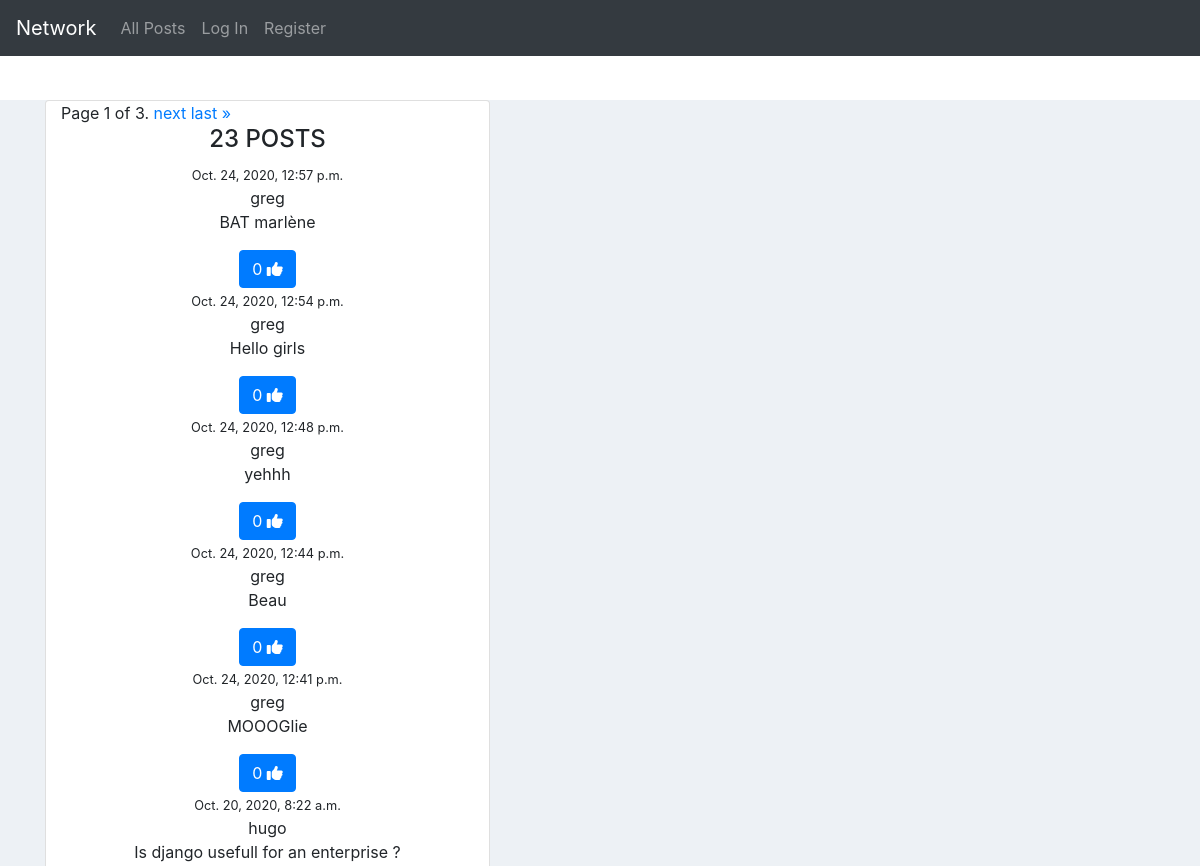
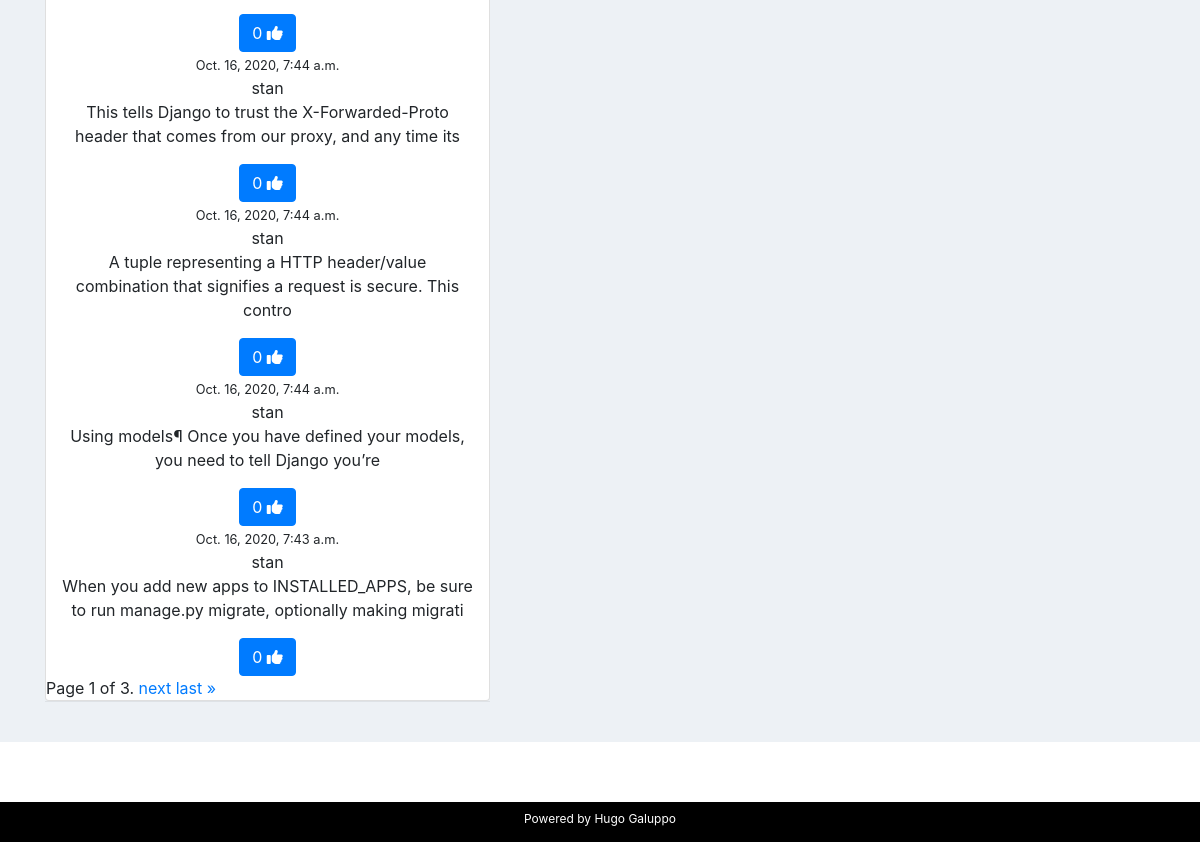
Before: / with the older database file (2 pictures, top to bottom).
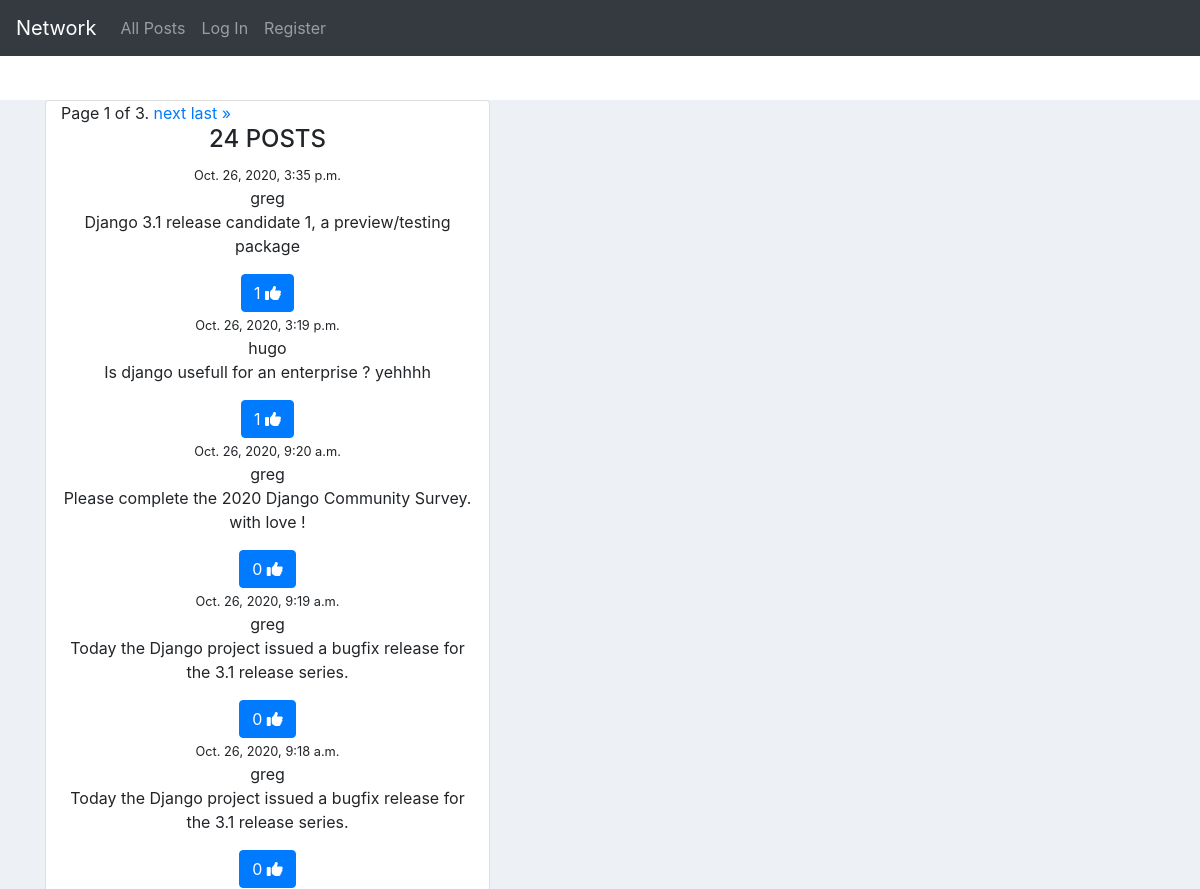
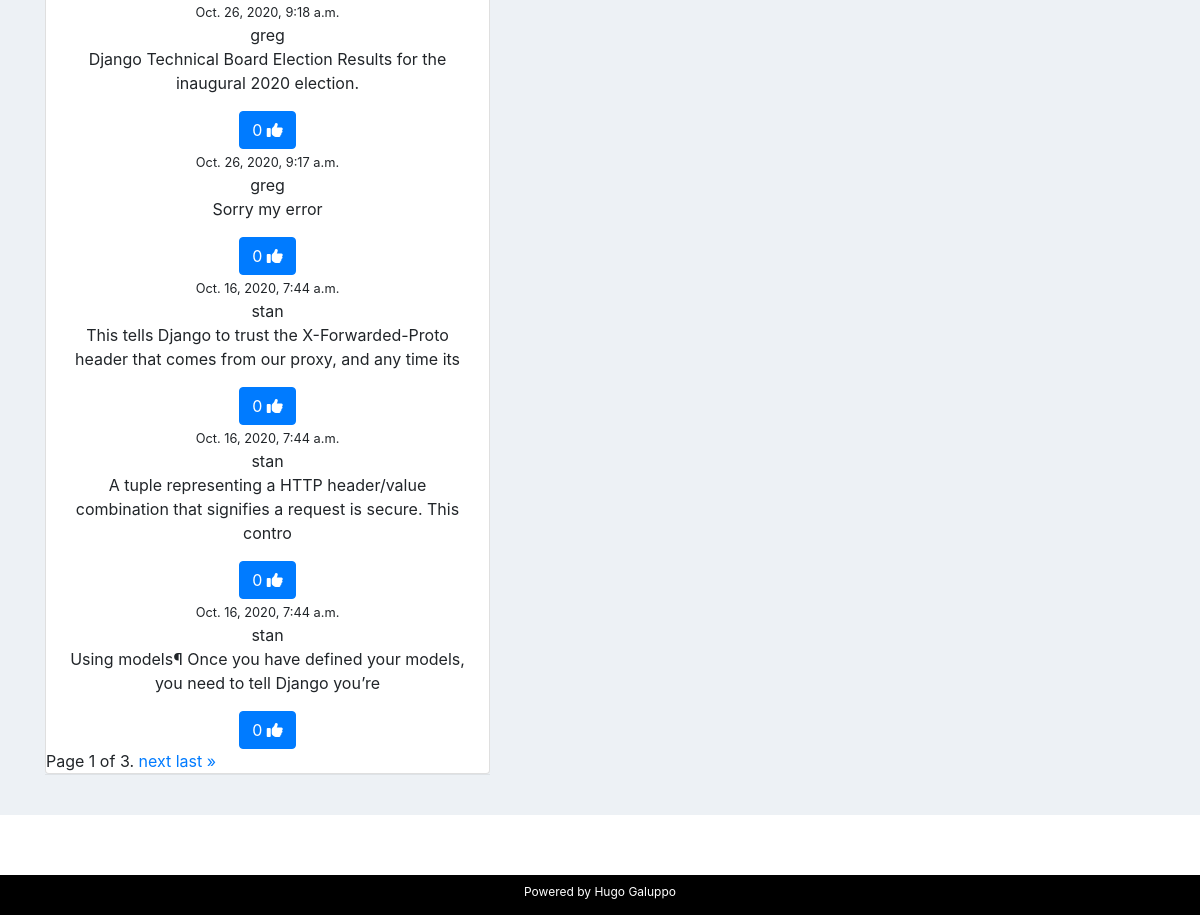
After: the same page with the newer database file (2 pictures, top to bottom).
### network/models.py (models this page shows, shortened)
class Post (models.Model):
    author = models.ForeignKey("Profile", on_delete=models.CASCADE, related_name="author") #profile.author
    content = models.CharField(max_length=100)
    date = models.DateTimeField(auto_now=True)
    likes = models.ManyToManyField("User",related_name="likes")
    class Meta:
        ordering = ('-date', )

class Profile(models.Model):
    user = models.OneToOneField("User", on_delete=models.CASCADE, related_name="user") # user.user
    title = models.CharField(max_length=100, blank=True)
    followers = models.ManyToManyField("User",related_name="is_following", blank=True)     # user.is_following.all()

class User(AbstractUser):
    pass

### network/views.py (the view)
# urls.py: path("", views.index, name="index"),
def index(request):
    allPosts = Post.objects.all()
    paginator = Paginator(allPosts, 10) # Show 10 posts per page.
    page_number = request.GET.get('page') # 10
    page_obj = paginator.get_page(page_number)
    if request.method == 'POST':
        print(request.user.id)
        form = PostForm(request.POST, request.user)
        if form.is_valid():
            instance = form.save(commit=False)
            instance.user = request.user
            author = request.user
            print(author)
            if not request.user == instance.user:
                raise Http404
            content = request.POST["content"]
            new_post = Post(author = Profile.objects.get(user = author), content = content,like = 0 )
            new_post.save()
            return HttpResponseRedirect(reverse("index"))
    else:
        form = PostForm()
    return render(request, "network/index.html", {'form': form, 'allPosts': allPosts, 'page_obj': page_obj})

### network/templates/network/index.html (shortened to what this page needs)
{% extends "network/layout.html" %}
{% load static %}
{% block body %}
<div class="container">
  <div class="row">
      <div class="col-md-12 col-lg-5">
          <div class="card">
                      <div class="col text-center">
                              <div class="pagination">
                                <span class="step-links">
                                    <span class="current">
                                        Page {{ page_obj.number }} of {{ page_obj.paginator.num_pages }}.
                                    </span>
                                    {% if page_obj.has_next %}
                                        <a href="?page={{ page_obj.next_page_number }}">next</a>
                                        <a href="?page={{ page_obj.paginator.num_pages }}">last &raquo;</a>
                                    {% endif %}
                                </span>
                            </div>
                          <h4 class="text-uppercase">
                            {{allPosts.count }} Posts</h4>
                          {% for post in page_obj %}
                              <small> {{post.date}} </small>
                              <div id='{{ post.id }}' class="media-body">
                                    {{post.author.user}}</h4></a>
                                <p id='content'>{{post.content}}</p>
                                <button id='like' type="submit" class="btn btn-primary" onclick="like( '{{ post.id }}', '{{ request.user }}' )">{{post.likes.count}}
                                  <i id="likethumb"onclick="thumb(this)" class="fa fa-thumbs-up"></i>
                                </button>
                              </div>
                          {% endfor %}
                      </div>
                      <div class="pagination">
                        <span class="step-links">
                            <span class="current">
                                Page {{ page_obj.number }} of {{ page_obj.paginator.num_pages }}.
                            </span>
                            {% if page_obj.has_next %}
                                <a href="?page={{ page_obj.next_page_number }}">next</a>
                                <a href="?page={{ page_obj.paginator.num_pages }}">last &raquo;</a>
                            {% endif %}
                        </span>
                    </div>
              </div>
              <div class="card-body border-top">
{% endblock %}

Changed rows visible on the page:
no longer on this page (row unchanged): Post: date "Oct. 16, 2020, 7:43 a.m.", author.user "stan", content "When you add new apps to INSTALLED_APPS, be sure to run manage.py migrate, optionally making migrati", likes.count "0"
changed Post: date "Oct. 24, 2020, 12:48 p.m." → "Oct. 26, 2020, 3:35 p.m."; content "yehhh" → "Django 3.1 release candidate 1, a preview/testing package"; likes.count "0" → "1"; moves up the list
changed Post "hugo": date "Oct. 20, 2020, 8:22 a.m." → "Oct. 26, 2020, 3:19 p.m."; content "Is django usefull for an enterprise ?" → "Is django usefull for an enterprise ? yehhhh"; likes.count "0" → "1"; moves up the list
changed Post: date "Oct. 24, 2020, 12:44 p.m." → "Oct. 26, 2020, 9:20 a.m."; content "Beau" → "Please complete the 2020 Django Community Survey. with love !"; moves up the list
changed Post: date "Oct. 24, 2020, 12:57 p.m." → "Oct. 26, 2020, 9:19 a.m."; content "BAT marlène" → "Today the Django project issued a bugfix release for the 3.1 release series."
changed Post (number 5 of 10 on the later page): date "Oct. 24, 2020, 12:54 p.m." → "Oct. 26, 2020, 9:18 a.m."; content "Hello girls" → "Today the Django project issued a bugfix release for the 3.1 release series."
changed Post: date "Oct. 24, 2020, 12:41 p.m." → "Oct. 26, 2020, 9:18 a.m."; content "MOOOGlie" → "Django Technical Board Election Results for the inaugural 2020 election."
added Post: date "Oct. 26, 2020, 9:17 a.m.", author.user "greg", content "Sorry my error", likes.count "0"
Other visible differences:
{{ allPosts.count }}: "23" → "24"
